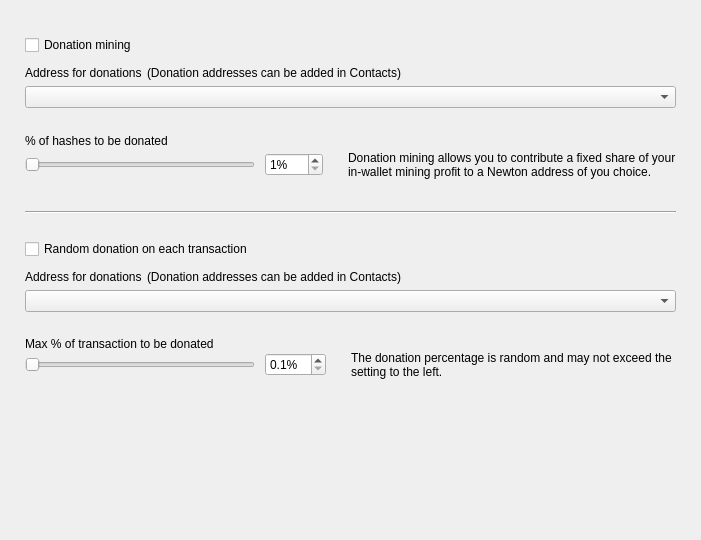
<?xml version="1.0" encoding="UTF-8"?>
<ui version="4.0">
 <class>DonationOptionsFrame</class>
 <widget class="QFrame" name="DonationOptionsFrame">
  <property name="geometry">
   <rect>
    <x>0</x>
    <y>0</y>
    <width>701</width>
    <height>540</height>
   </rect>
  </property>
  <property name="windowTitle">
   <string>Frame</string>
  </property>
  <property name="frameShape">
   <enum>QFrame::NoFrame</enum>
  </property>
  <property name="frameShadow">
   <enum>QFrame::Raised</enum>
  </property>
  <layout class="QVBoxLayout" name="verticalLayout">
   <property name="spacing">
    <number>10</number>
   </property>
   <property name="leftMargin">
    <number>25</number>
   </property>
   <property name="topMargin">
    <number>35</number>
   </property>
   <property name="rightMargin">
    <number>25</number>
   </property>
   <property name="bottomMargin">
    <number>0</number>
   </property>
   <item>
    <widget class="QCheckBox" name="m_enableDonationMiningCheck">
     <property name="text">
      <string>Donation mining</string>
     </property>
    </widget>
   </item>
   <item>
    <widget class="QFrame" name="m_donationMiningFrame">
     <property name="frameShape">
      <enum>QFrame::NoFrame</enum>
     </property>
     <property name="frameShadow">
      <enum>QFrame::Raised</enum>
     </property>
     <layout class="QGridLayout" name="gridLayout" columnstretch="1,0,0,1">
      <property name="leftMargin">
       <number>0</number>
      </property>
      <property name="topMargin">
       <number>0</number>
      </property>
      <property name="rightMargin">
       <number>0</number>
      </property>
      <property name="bottomMargin">
       <number>0</number>
      </property>
      <property name="horizontalSpacing">
       <number>10</number>
      </property>
      <property name="verticalSpacing">
       <number>0</number>
      </property>
      <item row="2" column="0" colspan="4">
       <widget class="QComboBox" name="m_donationMiningAddressCombo"/>
      </item>
      <item row="3" column="0" colspan="4">
       <spacer name="verticalSpacer_2">
        <property name="orientation">
         <enum>Qt::Vertical</enum>
        </property>
        <property name="sizeType">
         <enum>QSizePolicy::Fixed</enum>
        </property>
        <property name="sizeHint" stdset="0">
         <size>
          <width>20</width>
          <height>25</height>
         </size>
        </property>
       </spacer>
      </item>
      <item row="4" column="0" colspan="4">
       <widget class="WalletGui::WalletNormalBlackTextLabel" name="label_2">
        <property name="minimumSize">
         <size>
          <width>0</width>
          <height>16</height>
         </size>
        </property>
        <property name="text">
         <string>% of hashes to be donated</string>
        </property>
        <property name="indent">
         <number>0</number>
        </property>
       </widget>
      </item>
      <item row="5" column="1">
       <widget class="QSpinBox" name="m_donationMiningAmountSpin">
        <property name="suffix">
         <string>%</string>
        </property>
        <property name="minimum">
         <number>1</number>
        </property>
        <property name="maximum">
         <number>100</number>
        </property>
       </widget>
      </item>
      <item row="5" column="0">
       <widget class="QSlider" name="m_donationMiningAmountSlider">
        <property name="maximumSize">
         <size>
          <width>230</width>
          <height>16777215</height>
         </size>
        </property>
        <property name="minimum">
         <number>1</number>
        </property>
        <property name="maximum">
         <number>100</number>
        </property>
        <property name="orientation">
         <enum>Qt::Horizontal</enum>
        </property>
       </widget>
      </item>
      <item row="5" column="2">
       <spacer name="horizontalSpacer">
        <property name="orientation">
         <enum>Qt::Horizontal</enum>
        </property>
        <property name="sizeType">
         <enum>QSizePolicy::Fixed</enum>
        </property>
        <property name="sizeHint" stdset="0">
         <size>
          <width>5</width>
          <height>20</height>
         </size>
        </property>
       </spacer>
      </item>
      <item row="5" column="3" alignment="Qt::AlignVCenter">
       <widget class="WalletGui::WalletSmallGrayTextLabel" name="m_donationMiningCommentLabel">
        <property name="minimumSize">
         <size>
          <width>0</width>
          <height>32</height>
         </size>
        </property>
        <property name="text">
         <string>Donation mining allows you to contribute a fixed share of your in-wallet mining profit to a Newton address of you choice.</string>
        </property>
        <property name="wordWrap">
         <bool>true</bool>
        </property>
        <property name="indent">
         <number>0</number>
        </property>
       </widget>
      </item>
      <item row="1" column="0" colspan="4">
       <spacer name="verticalSpacer_6">
        <property name="orientation">
         <enum>Qt::Vertical</enum>
        </property>
        <property name="sizeType">
         <enum>QSizePolicy::Fixed</enum>
        </property>
        <property name="sizeHint" stdset="0">
         <size>
          <width>20</width>
          <height>5</height>
         </size>
        </property>
       </spacer>
      </item>
      <item row="0" column="0" colspan="4">
       <layout class="QHBoxLayout" name="horizontalLayout" stretch="0,1">
        <property name="spacing">
         <number>5</number>
        </property>
        <property name="leftMargin">
         <number>0</number>
        </property>
        <item>
         <widget class="WalletGui::WalletNormalBlackTextLabel" name="label">
          <property name="minimumSize">
           <size>
            <width>0</width>
            <height>16</height>
           </size>
          </property>
          <property name="text">
           <string>Address for donations</string>
          </property>
          <property name="indent">
           <number>0</number>
          </property>
         </widget>
        </item>
        <item>
         <widget class="WalletGui::WalletSmallGrayTextLabel" name="label_5">
          <property name="text">
           <string>(Donation addresses can be added in Contacts)</string>
          </property>
         </widget>
        </item>
       </layout>
      </item>
     </layout>
    </widget>
   </item>
   <item>
    <spacer name="verticalSpacer_3">
     <property name="orientation">
      <enum>Qt::Vertical</enum>
     </property>
     <property name="sizeType">
      <enum>QSizePolicy::Fixed</enum>
     </property>
     <property name="sizeHint" stdset="0">
      <size>
       <width>20</width>
       <height>20</height>
      </size>
     </property>
    </spacer>
   </item>
   <item>
    <widget class="Line" name="line">
     <property name="frameShadow">
      <enum>QFrame::Sunken</enum>
     </property>
     <property name="orientation">
      <enum>Qt::Horizontal</enum>
     </property>
    </widget>
   </item>
   <item>
    <spacer name="verticalSpacer_4">
     <property name="orientation">
      <enum>Qt::Vertical</enum>
     </property>
     <property name="sizeType">
      <enum>QSizePolicy::Fixed</enum>
     </property>
     <property name="sizeHint" stdset="0">
      <size>
       <width>20</width>
       <height>15</height>
      </size>
     </property>
    </spacer>
   </item>
   <item>
    <widget class="QCheckBox" name="m_enableDonationChangeCheck">
     <property name="text">
      <string>Random donation on each transaction</string>
     </property>
    </widget>
   </item>
   <item>
    <widget class="QFrame" name="m_donationChangeFrame">
     <property name="frameShape">
      <enum>QFrame::NoFrame</enum>
     </property>
     <property name="frameShadow">
      <enum>QFrame::Raised</enum>
     </property>
     <layout class="QGridLayout" name="gridLayout_2" columnstretch="1,0,0,1">
      <property name="leftMargin">
       <number>0</number>
      </property>
      <property name="topMargin">
       <number>0</number>
      </property>
      <property name="rightMargin">
       <number>0</number>
      </property>
      <property name="bottomMargin">
       <number>0</number>
      </property>
      <property name="horizontalSpacing">
       <number>10</number>
      </property>
      <property name="verticalSpacing">
       <number>0</number>
      </property>
      <item row="3" column="0" colspan="4">
       <spacer name="verticalSpacer_5">
        <property name="orientation">
         <enum>Qt::Vertical</enum>
        </property>
        <property name="sizeType">
         <enum>QSizePolicy::Fixed</enum>
        </property>
        <property name="sizeHint" stdset="0">
         <size>
          <width>20</width>
          <height>25</height>
         </size>
        </property>
       </spacer>
      </item>
      <item row="4" column="0" colspan="4">
       <widget class="WalletGui::WalletNormalBlackTextLabel" name="label_3">
        <property name="text">
         <string>Max % of transaction to be donated</string>
        </property>
        <property name="indent">
         <number>0</number>
        </property>
       </widget>
      </item>
      <item row="5" column="0">
       <widget class="QSlider" name="m_donationChangeAmountSlider">
        <property name="maximumSize">
         <size>
          <width>230</width>
          <height>16777215</height>
         </size>
        </property>
        <property name="minimum">
         <number>1</number>
        </property>
        <property name="maximum">
         <number>100</number>
        </property>
        <property name="orientation">
         <enum>Qt::Horizontal</enum>
        </property>
       </widget>
      </item>
      <item row="2" column="0" colspan="4">
       <widget class="QComboBox" name="m_donationChangeAddressCombo"/>
      </item>
      <item row="5" column="3" alignment="Qt::AlignVCenter">
       <widget class="WalletGui::WalletSmallGrayTextLabel" name="m_donationChangeCommentLabel">
        <property name="text">
         <string>The donation percentage is random and may not exceed the setting to the left.</string>
        </property>
        <property name="wordWrap">
         <bool>true</bool>
        </property>
        <property name="indent">
         <number>0</number>
        </property>
       </widget>
      </item>
      <item row="5" column="1">
       <widget class="QDoubleSpinBox" name="m_donationChangeAmountSpin">
        <property name="suffix">
         <string>%</string>
        </property>
        <property name="decimals">
         <number>1</number>
        </property>
        <property name="minimum">
         <double>0.100000000000000</double>
        </property>
        <property name="maximum">
         <double>10.000000000000000</double>
        </property>
        <property name="singleStep">
         <double>0.100000000000000</double>
        </property>
       </widget>
      </item>
      <item row="5" column="2">
       <spacer name="horizontalSpacer_2">
        <property name="orientation">
         <enum>Qt::Horizontal</enum>
        </property>
        <property name="sizeType">
         <enum>QSizePolicy::Fixed</enum>
        </property>
        <property name="sizeHint" stdset="0">
         <size>
          <width>5</width>
          <height>20</height>
         </size>
        </property>
       </spacer>
      </item>
      <item row="1" column="0" colspan="4">
       <spacer name="verticalSpacer_7">
        <property name="orientation">
         <enum>Qt::Vertical</enum>
        </property>
        <property name="sizeType">
         <enum>QSizePolicy::Fixed</enum>
        </property>
        <property name="sizeHint" stdset="0">
         <size>
          <width>20</width>
          <height>5</height>
         </size>
        </property>
       </spacer>
      </item>
      <item row="0" column="0" colspan="4">
       <layout class="QHBoxLayout" name="horizontalLayout_2" stretch="0,1">
        <property name="spacing">
         <number>5</number>
        </property>
        <property name="leftMargin">
         <number>0</number>
        </property>
        <item>
         <widget class="WalletGui::WalletNormalBlackTextLabel" name="label_4">
          <property name="minimumSize">
           <size>
            <width>0</width>
            <height>16</height>
           </size>
          </property>
          <property name="text">
           <string>Address for donations</string>
          </property>
          <property name="indent">
           <number>0</number>
          </property>
         </widget>
        </item>
        <item>
         <widget class="WalletGui::WalletSmallGrayTextLabel" name="label_6">
          <property name="text">
           <string>(Donation addresses can be added in Contacts)</string>
          </property>
         </widget>
        </item>
       </layout>
      </item>
     </layout>
    </widget>
   </item>
   <item>
    <spacer name="verticalSpacer">
     <property name="orientation">
      <enum>Qt::Vertical</enum>
     </property>
     <property name="sizeType">
      <enum>QSizePolicy::Expanding</enum>
     </property>
     <property name="sizeHint" stdset="0">
      <size>
       <width>20</width>
       <height>10</height>
      </size>
     </property>
    </spacer>
   </item>
  </layout>
 </widget>
 <customwidgets>
  <customwidget>
   <class>WalletGui::WalletSmallGrayTextLabel</class>
   <extends>QLabel</extends>
   <header>Gui/Common/WalletTextLabel.h</header>
  </customwidget>
  <customwidget>
   <class>WalletGui::WalletNormalBlackTextLabel</class>
   <extends>QLabel</extends>
   <header>Gui/Common/WalletTextLabel.h</header>
  </customwidget>
 </customwidgets>
 <resources/>
 <connections>
  <connection>
   <sender>m_enableDonationMiningCheck</sender>
   <signal>toggled(bool)</signal>
   <receiver>m_donationMiningFrame</receiver>
   <slot>setEnabled(bool)</slot>
   <hints>
    <hint type="sourcelabel">
     <x>353</x>
     <y>41</y>
    </hint>
    <hint type="destinationlabel">
     <x>350</x>
     <y>115</y>
    </hint>
   </hints>
  </connection>
  <connection>
   <sender>m_donationMiningAmountSlider</sender>
   <signal>valueChanged(int)</signal>
   <receiver>DonationOptionsFrame</receiver>
   <slot>donationMiningAmountChanged(int)</slot>
   <hints>
    <hint type="sourcelabel">
     <x>187</x>
     <y>155</y>
    </hint>
    <hint type="destinationlabel">
     <x>350</x>
     <y>269</y>
    </hint>
   </hints>
  </connection>
  <connection>
   <sender>m_donationMiningAmountSpin</sender>
   <signal>valueChanged(int)</signal>
   <receiver>DonationOptionsFrame</receiver>
   <slot>donationMiningAmountChanged(int)</slot>
   <hints>
    <hint type="sourcelabel">
     <x>391</x>
     <y>155</y>
    </hint>
    <hint type="destinationlabel">
     <x>350</x>
     <y>269</y>
    </hint>
   </hints>
  </connection>
  <connection>
   <sender>m_enableDonationChangeCheck</sender>
   <signal>toggled(bool)</signal>
   <receiver>m_donationChangeFrame</receiver>
   <slot>setEnabled(bool)</slot>
   <hints>
    <hint type="sourcelabel">
     <x>353</x>
     <y>237</y>
    </hint>
    <hint type="destinationlabel">
     <x>350</x>
     <y>328</y>
    </hint>
   </hints>
  </connection>
  <connection>
   <sender>m_donationChangeAmountSlider</sender>
   <signal>valueChanged(int)</signal>
   <receiver>DonationOptionsFrame</receiver>
   <slot>donationChangeAmountChanged(int)</slot>
   <hints>
    <hint type="sourcelabel">
     <x>187</x>
     <y>385</y>
    </hint>
    <hint type="destinationlabel">
     <x>350</x>
     <y>269</y>
    </hint>
   </hints>
  </connection>
  <connection>
   <sender>m_donationChangeAmountSpin</sender>
   <signal>valueChanged(double)</signal>
   <receiver>DonationOptionsFrame</receiver>
   <slot>donationChangeAmountChanged(double)</slot>
   <hints>
    <hint type="sourcelabel">
     <x>433</x>
     <y>353</y>
    </hint>
    <hint type="destinationlabel">
     <x>350</x>
     <y>269</y>
    </hint>
   </hints>
  </connection>
 </connections>
 <slots>
  <slot>donationMiningAmountChanged(int)</slot>
  <slot>donationChangeAmountChanged(int)</slot>
  <slot>donationChangeAmountChanged(double)</slot>
 </slots>
</ui>
